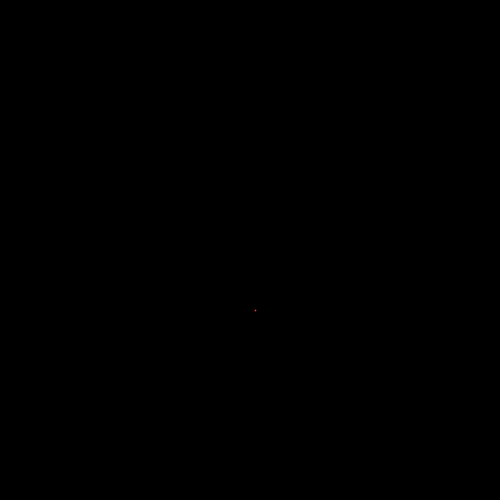
Frame 1 (no input)
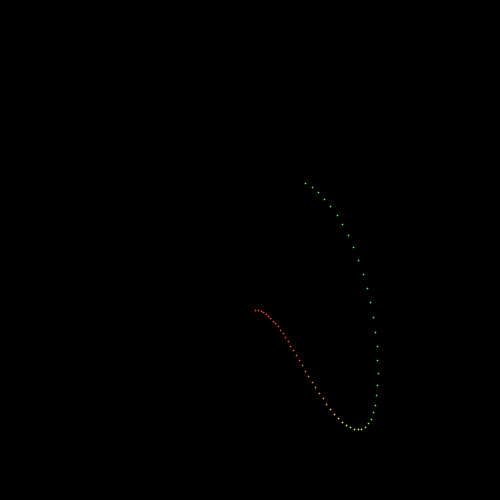
Frame 60 (the mouse pressed at the canvas centre just before this capture)
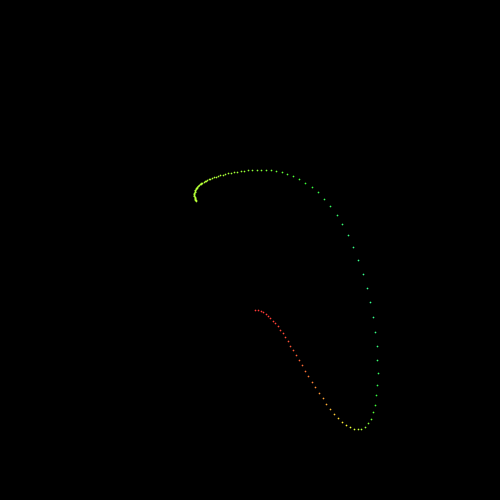
Frame 120 (the mouse held since frame 60 and released just before this capture)

The Processing sketch that drew these frames (run headless with seeded random() and noise(); from frame 60 on, the mouse is pressed at the canvas centre):

// Processing sketch: LorenzSystem012D
// ── LorenzSystem012D.pde
float x = 0.5;
float y = 10;
float z = 0;
float dt = 0.005;
float a = 10.0;
float p = 28.0;
float b = 9.0/3.0;

void setup() {
  size(500, 500);
  background(0);
  stroke(255);
  strokeWeight(0.3);
  colorMode(HSB);
  frameRate(300);
}

void draw() {  
  float dx = (a*(y - x))*dt;
  float dy = (x*(p - z) - y)*dt;
  float dz = (x*y - b*z)*dt;
  
  x = x + dx;
  y = y + dy;
  z = z + dz;
  
  translate(width/2, height/2);
  scale(6);
  stroke(abs(z)*2, 200, 255);
  point(x, y);
}
  
